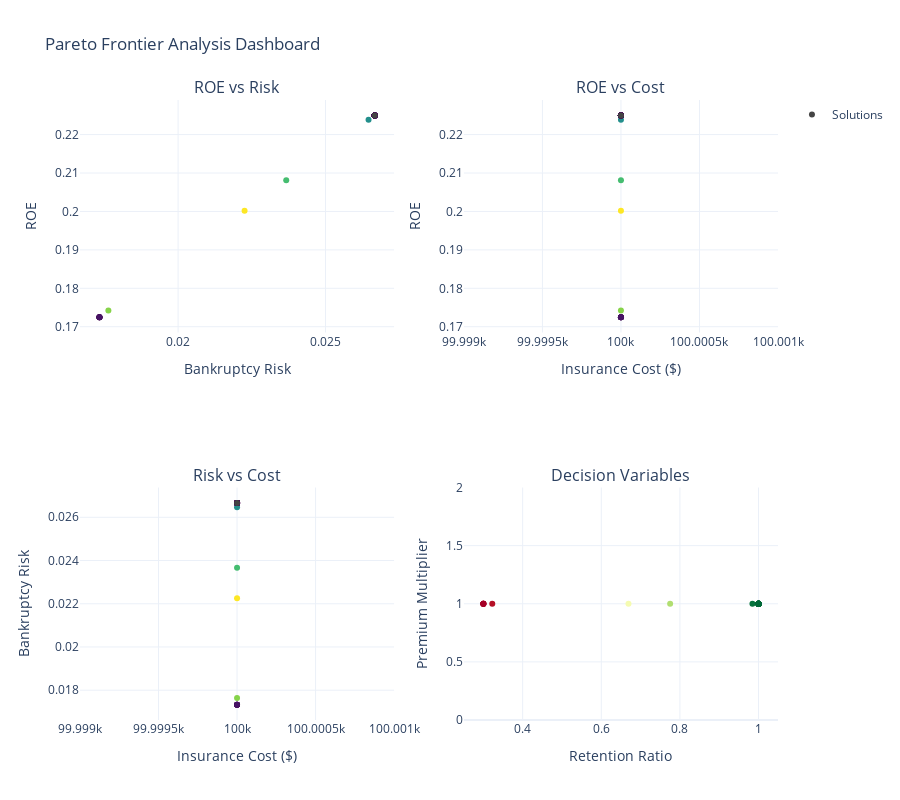

The code cell stored with this chart in its notebook:
### Markdown cell above
## 7. Interactive Dashboard for Decision Making

### Code cell
# Create comprehensive dashboard with multiple views
from plotly.subplots import make_subplots
import plotly.graph_objects as go

# Use the 3D frontier points for comprehensive analysis
df_full = frontier_3d.to_dataframe()

# Create subplots
fig = make_subplots(
    rows=2, cols=2,
    subplot_titles=(
        "ROE vs Risk",
        "ROE vs Cost",
        "Risk vs Cost",
        "Decision Variables"
    ),
    specs=[
        [{"type": "scatter"}, {"type": "scatter"}],
        [{"type": "scatter"}, {"type": "scatter"}]
    ]
)

# ROE vs Risk
fig.add_trace(
    go.Scatter(
        x=df_full['bankruptcy_risk'],
        y=df_full['ROE'],
        mode='markers',
        marker=dict(color=df_full['crowding_distance'], colorscale='Viridis'),
        name='Solutions',
        text=[f"Point {i}" for i in range(len(df_full))],
        hovertemplate="Risk: %{x:.3f}<br>ROE: %{y:.3f}<extra></extra>"
    ),
    row=1, col=1
)

# ROE vs Cost
fig.add_trace(
    go.Scatter(
        x=df_full['insurance_cost'],
        y=df_full['ROE'],
        mode='markers',
        marker=dict(color=df_full['crowding_distance'], colorscale='Viridis'),
        name='Solutions',
        showlegend=False,
        hovertemplate="Cost: $%{x:,.0f}<br>ROE: %{y:.3f}<extra></extra>"
    ),
    row=1, col=2
)

# Risk vs Cost
fig.add_trace(
    go.Scatter(
        x=df_full['insurance_cost'],
        y=df_full['bankruptcy_risk'],
        mode='markers',
        marker=dict(color=df_full['crowding_distance'], colorscale='Viridis'),
        name='Solutions',
        showlegend=False,
        hovertemplate="Cost: $%{x:,.0f}<br>Risk: %{y:.3f}<extra></extra>"
    ),
    row=2, col=1
)

# Decision Variables (Retention vs Premium Multiplier)
fig.add_trace(
    go.Scatter(
        x=df_full['decision_var_0'],  # Retention
        y=df_full['decision_var_1'],  # Premium multiplier
        mode='markers',
        marker=dict(color=df_full['ROE'], colorscale='RdYlGn'),
        name='Solutions',
        showlegend=False,
        hovertemplate="Retention: %{x:.1%}<br>Premium Mult: %{y:.2f}x<extra></extra>"
    ),
    row=2, col=2
)

# Update layout
fig.update_xaxes(title_text="Bankruptcy Risk", row=1, col=1)
fig.update_yaxes(title_text="ROE", row=1, col=1)
fig.update_xaxes(title_text="Insurance Cost ($)", row=1, col=2)
fig.update_yaxes(title_text="ROE", row=1, col=2)
fig.update_xaxes(title_text="Insurance Cost ($)", row=2, col=1)
fig.update_yaxes(title_text="Bankruptcy Risk", row=2, col=1)
fig.update_xaxes(title_text="Retention Ratio", row=2, col=2)
fig.update_yaxes(title_text="Premium Multiplier", row=2, col=2)

fig.update_layout(
    height=800,
    title_text="Pareto Frontier Analysis Dashboard",
    showlegend=True,
    template="plotly_white"
)

fig.show()

### Figure 1 — Plotly figure (JSON) as saved in the notebook; plotly's stock layout.template omitted (floating-point values rounded to 4 significant figures)
{"data": [{"hovertemplate": "Risk: %{x:.3f}<br>ROE: %{y:.3f}<extra></extra>", "marker": {"color": [Infinity, 1.293, 0.0, 0.0, 0.0, 0.0, 0.0, 1.055, 0.0, 0.0, 0.0, Infinity, 0.0, 0.0, 0.0, 0.0, 0.0, 0.0, 0.0, 0.0, 0.0, 0.901, 0.0, 0.0, 0.0, 0.0, 0.0, 0.0, 0.6426, 0.0, 0.0, 0.0, 0.0, 0.0, 0.0, 0.0, 0.0, 0.0647, 0.0, Infinity], "colorscale": [[0, "#440154"], [0.1111, "#482878"], [0.2222, "#3e4989"], [0.3333, "#31688e"], [0.4444, "#26828e"], [0.5556, "#1f9e89"], [0.6667, "#35b779"], [0.7778, "#6ece58"], [0.8889, "#b5de2b"], [1, "#fde725"]]}, "mode": "markers", "name": "Solutions", "text": ["Point 0", "Point 1", "Point 2", "Point 3", "Point 4", "Point 5", "Point 6", "Point 7", "Point 8", "Point 9", "Point 10", "Point 11", "Point 12", "Point 13", "Point 14", "Point 15", "Point 16", "Point 17", "Point 18", "Point 19", "Point 20", "Point 21", "Point 22", "Point 23", "Point 24", "Point 25", "Point 26", "Point 27", "Point 28", "Point 29", "Point 30", "Point 31", "Point 32", "Point 33", "Point 34", "Point 35", "Point 36", "Point 37", "Point 38", "Point 39"], "type": "scatter", "x": [0.02667, 0.02226, 0.02667, 0.02667, 0.02667, 0.02667, 0.02667, 0.01764, 0.02667, 0.02667, 0.02667, 0.01733, 0.02667, 0.02667, 0.02667, 0.01733, 0.01733, 0.02667, 0.02667, 0.01733, 0.02667, 0.02367, 0.02667, 0.02667, 0.02667, 0.02667, 0.02667, 0.02667, 0.02646, 0.02667, 0.02667, 0.02667, 0.02667, 0.02667, 0.02667, 0.02667, 0.02667, 0.01733, 0.02667, 0.02667], "xaxis": "x", "y": [0.225, 0.2002, 0.225, 0.225, 0.225, 0.225, 0.225, 0.1742, 0.225, 0.225, 0.225, 0.1725, 0.225, 0.225, 0.225, 0.1725, 0.1725, 0.225, 0.225, 0.1725, 0.225, 0.2081, 0.225, 0.225, 0.225, 0.225, 0.225, 0.225, 0.2238, 0.225, 0.225, 0.225, 0.225, 0.225, 0.225, 0.225, 0.225, 0.1725, 0.225, 0.225], "yaxis": "y"}, {"hovertemplate": "Cost: $%{x:,.0f}<br>ROE: %{y:.3f}<extra></extra>", "marker": {"color": [Infinity, 1.293, 0.0, 0.0, 0.0, 0.0, 0.0, 1.055, 0.0, 0.0, 0.0, Infinity, 0.0, 0.0, 0.0, 0.0, 0.0, 0.0, 0.0, 0.0, 0.0, 0.901, 0.0, 0.0, 0.0, 0.0, 0.0, 0.0, 0.6426, 0.0, 0.0, 0.0, 0.0, 0.0, 0.0, 0.0, 0.0, 0.0647, 0.0, Infinity], "colorscale": [[0, "#440154"], [0.1111, "#482878"], [0.2222, "#3e4989"], [0.3333, "#31688e"], [0.4444, "#26828e"], [0.5556, "#1f9e89"], [0.6667, "#35b779"], [0.7778, "#6ece58"], [0.8889, "#b5de2b"], [1, "#fde725"]]}, "mode": "markers", "name": "Solutions", "showlegend": false, "type": "scatter", "x": [100000.0, 100000.0, 100000.0, 100000.0, 100000.0, 100000.0, 100000.0, 100000.0, 100000.0, 100000.0, 100000.0, 100000.0, 100000.0, 100000.0, 100000.0, 100000.0, 100000.0, 100000.0, 100000.0, 100000.0, 100000.0, 100000.0, 100000.0, 100000.0, 100000.0, 100000.0, 100000.0, 100000.0, 100000.0, 100000.0, 100000.0, 100000.0, 100000.0, 100000.0, 100000.0, 100000.0, 100000.0, 100000.0, 100000.0, 100000.0], "xaxis": "x2", "y": [0.225, 0.2002, 0.225, 0.225, 0.225, 0.225, 0.225, 0.1742, 0.225, 0.225, 0.225, 0.1725, 0.225, 0.225, 0.225, 0.1725, 0.1725, 0.225, 0.225, 0.1725, 0.225, 0.2081, 0.225, 0.225, 0.225, 0.225, 0.225, 0.225, 0.2238, 0.225, 0.225, 0.225, 0.225, 0.225, 0.225, 0.225, 0.225, 0.1725, 0.225, 0.225], "yaxis": "y2"}, {"hovertemplate": "Cost: $%{x:,.0f}<br>Risk: %{y:.3f}<extra></extra>", "marker": {"color": [Infinity, 1.293, 0.0, 0.0, 0.0, 0.0, 0.0, 1.055, 0.0, 0.0, 0.0, Infinity, 0.0, 0.0, 0.0, 0.0, 0.0, 0.0, 0.0, 0.0, 0.0, 0.901, 0.0, 0.0, 0.0, 0.0, 0.0, 0.0, 0.6426, 0.0, 0.0, 0.0, 0.0, 0.0, 0.0, 0.0, 0.0, 0.0647, 0.0, Infinity], "colorscale": [[0, "#440154"], [0.1111, "#482878"], [0.2222, "#3e4989"], [0.3333, "#31688e"], [0.4444, "#26828e"], [0.5556, "#1f9e89"], [0.6667, "#35b779"], [0.7778, "#6ece58"], [0.8889, "#b5de2b"], [1, "#fde725"]]}, "mode": "markers", "name": "Solutions", "showlegend": false, "type": "scatter", "x": [100000.0, 100000.0, 100000.0, 100000.0, 100000.0, 100000.0, 100000.0, 100000.0, 100000.0, 100000.0, 100000.0, 100000.0, 100000.0, 100000.0, 100000.0, 100000.0, 100000.0, 100000.0, 100000.0, 100000.0, 100000.0, 100000.0, 100000.0, 100000.0, 100000.0, 100000.0, 100000.0, 100000.0, 100000.0, 100000.0, 100000.0, 100000.0, 100000.0, 100000.0, 100000.0, 100000.0, 100000.0, 100000.0, 100000.0, 100000.0], "xaxis": "x3", "y": [0.02667, 0.02226, 0.02667, 0.02667, 0.02667, 0.02667, 0.02667, 0.01764, 0.02667, 0.02667, 0.02667, 0.01733, 0.02667, 0.02667, 0.02667, 0.01733, 0.01733, 0.02667, 0.02667, 0.01733, 0.02667, 0.02367, 0.02667, 0.02667, 0.02667, 0.02667, 0.02667, 0.02667, 0.02646, 0.02667, 0.02667, 0.02667, 0.02667, 0.02667, 0.02667, 0.02667, 0.02667, 0.01733, 0.02667, 0.02667], "yaxis": "y3"}, {"hovertemplate": "Retention: %{x:.1%}<br>Premium Mult: %{y:.2f}x<extra></extra>", "marker": {"color": [0.225, 0.2002, 0.225, 0.225, 0.225, 0.225, 0.225, 0.1742, 0.225, 0.225, 0.225, 0.1725, 0.225, 0.225, 0.225, 0.1725, 0.1725, 0.225, 0.225, 0.1725, 0.225, 0.2081, 0.225, 0.225, 0.225, 0.225, 0.225, 0.225, 0.2238, 0.225, 0.225, 0.225, 0.225, 0.225, 0.225, 0.225, 0.225, 0.1725, 0.225, 0.225], "colorscale": [[0, "rgb(165,0,38)"], [0.1, "rgb(215,48,39)"], [0.2, "rgb(244,109,67)"], [0.3, "rgb(253,174,97)"], [0.4, "rgb(254,224,139)"], [0.5, "rgb(255,255,191)"], [0.6, "rgb(217,239,139)"], [0.7, "rgb(166,217,106)"], [0.8, "rgb(102,189,99)"], [0.9, "rgb(26,152,80)"], [1, "rgb(0,104,55)"]]}, "mode": "markers", "name": "Solutions", "showlegend": false, "type": "scatter", "x": [1.0, 0.6691, 1.0, 1.0, 1.0, 1.0, 1.0, 0.3226, 1.0, 1.0, 1.0, 0.3, 1.0, 1.0, 1.0, 0.3, 0.3, 1.0, 1.0, 0.3, 1.0, 0.7751, 1.0, 1.0, 1.0, 1.0, 1.0, 1.0, 0.9845, 1.0, 1.0, 1.0, 1.0, 1.0, 1.0, 1.0, 1.0, 0.3, 1.0, 1.0], "xaxis": "x4", "y": [1.0, 1.0, 1.0, 1.0, 1.0, 1.0, 1.0, 1.0, 1.0, 1.0, 1.0, 1.0, 1.0, 1.0, 1.0, 1.0, 1.0, 1.0, 1.0, 1.0, 1.0, 1.0, 1.0, 1.0, 1.0, 1.0, 1.0, 1.0, 1.0, 1.0, 1.0, 1.0, 1.0, 1.0, 1.0, 1.0, 1.0, 1.0, 1.0, 1.0], "yaxis": "y4"}], "layout": {"annotations": [{"font": {"size": 16}, "showarrow": false, "text": "ROE vs Risk", "x": 0.225, "xanchor": "center", "xref": "paper", "y": 1, "yanchor": "bottom", "yref": "paper"}, {"font": {"size": 16}, "showarrow": false, "text": "ROE vs Cost", "x": 0.775, "xanchor": "center", "xref": "paper", "y": 1, "yanchor": "bottom", "yref": "paper"}, {"font": {"size": 16}, "showarrow": false, "text": "Risk vs Cost", "x": 0.225, "xanchor": "center", "xref": "paper", "y": 0.375, "yanchor": "bottom", "yref": "paper"}, {"font": {"size": 16}, "showarrow": false, "text": "Decision Variables", "x": 0.775, "xanchor": "center", "xref": "paper", "y": 0.375, "yanchor": "bottom", "yref": "paper"}], "height": 800, "showlegend": true, "title": {"text": "Pareto Frontier Analysis Dashboard"}, "xaxis": {"anchor": "y", "domain": [0, 0.45], "title": {"text": "Bankruptcy Risk"}}, "xaxis2": {"anchor": "y2", "domain": [0.55, 1], "title": {"text": "Insurance Cost ($)"}}, "xaxis3": {"anchor": "y3", "domain": [0, 0.45], "title": {"text": "Insurance Cost ($)"}}, "xaxis4": {"anchor": "y4", "domain": [0.55, 1], "title": {"text": "Retention Ratio"}}, "yaxis": {"anchor": "x", "domain": [0.625, 1], "title": {"text": "ROE"}}, "yaxis2": {"anchor": "x2", "domain": [0.625, 1], "title": {"text": "ROE"}}, "yaxis3": {"anchor": "x3", "domain": [0, 0.375], "title": {"text": "Bankruptcy Risk"}}, "yaxis4": {"anchor": "x4", "domain": [0, 0.375], "title": {"text": "Premium Multiplier"}}}}
